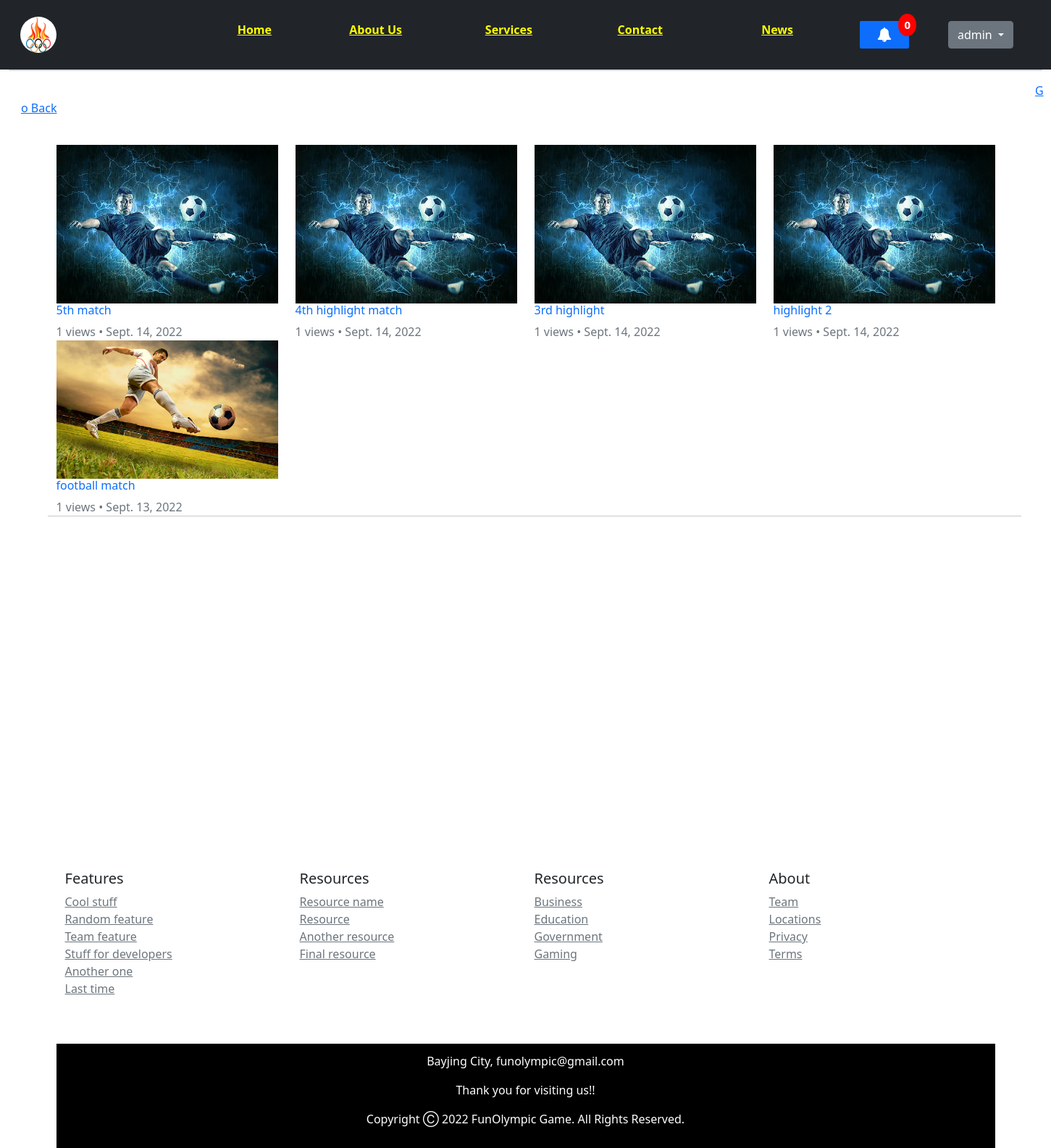
/lvideos/ (signed in), run on the app's committed database.
### olympic/models.py (models this page shows, shortened)
class VideoPost(models.Model):
    user = models.ForeignKey(User, on_delete=models.CASCADE)
    title = models.CharField(max_length=100)
    desc = models.TextField()
    video_file = models.FileField(upload_to='videos/')
    thumbnail = models.ImageField(upload_to='videos/thumbnail/', default='none')
    category = models.CharField(max_length=50, default='none')
    pub_date = models.DateField(auto_now_add=True)
    likes = models.ManyToManyField(User, related_name='likes')
    video_views = models.ManyToManyField(User, related_name='video_views')

### olympic/views.py (the view)
# urls.py: path('lvideos/', views.lvideos, name="lvideos"),
@login_required(login_url='login')
def lvideos(request):
    if not request.user.is_authenticated:
        demo_videos = VideoPost.objects.all().order_by('-id')[:5]
        params = {'videos': demo_videos}
        return render(request, 'welcome.html', params)
    else:
        all_videos = VideoPost.objects.all().order_by('-id')
        params = {'all_videos': all_videos}
        return render(request, 'olympic/lvideos.html', params)

### olympic/custom_context_processors.py (called while the page is built)
def notifications(request):
    allnotifications = BroadcastNotification.objects.all()
    return {'notifications': allnotifications}

### olympic/templates/olympic/lvideos.html
{% extends 'olympic/base.html' %}
{% load static %}
{% block body %}
    <div class="container-fluid">
      <div class="card bg-light text-white">
        <div class="card-img-overlay">
          <a style="margin-left: 1400px" href="{% url 'football' %}">Go Back </a>
        </div>
      </div>
    </div>
    <div class="container">
      <div class="row my-4">
        {% for video in all_videos %}
        <div class="col-3">
          <a href="{% url 'videos1' video.id %}" style="text-decoration: none;">
            <img src="{{ video.thumbnail.url }}" class="w-100">
          </a>
          <a href="{% url 'videos1' video.id %}" style="text-decoration: none;">
            <h6>{{video.title}}</h6>
          </a>
          <span class="text-muted">{{video.video_views.all.count}} views • {{video.pub_date}}</span>
        </div>
        {% endfor %}
      <hr>
    </div>
{% endblock %}

### olympic/templates/olympic/base.html (shortened to what this page needs)
<!doctype html>
<html lang="en">
{% load static %}
<head>
    <link href="https://cdn.jsdelivr.net/npm/bootstrap@5.0.0-beta3/dist/css/bootstrap.min.css" rel="stylesheet"
>
    <link rel="stylesheet" type="text/css" href="/static/css/index.css">
    <link rel="stylesheet"
		href="https://stackpath.bootstrapcdn.com/bootstrap/4.3.1/css/bootstrap.min.css">
		<link rel="stylesheet"
		href="https://stackpath.bootstrapcdn.com/font-awesome/4.7.0/css/font-awesome.min.css">
     <link rel="stylesheet" href="https://cdnjs.cloudflare.com/ajax/libs/animate.css/4.1.1/animate.min.css"/>
     <link href="https://cdn.jsdelivr.net/npm/bootstrap@5.0.0-beta1/dist/css/bootstrap.min.css" rel="stylesheet">
</head>
<body>
    <nav class="navbar navbar-expand-lg navbar-dark bg-dark">
        <div class="container-fluid">
            <a href="#" class="d-block link-dark text-decoration-none" aria-expanded="true">
                        <img src="/static/images/olympicLogo.png" alt="mdo" width="50" height="50"
                            class="rounded-circle">
                    </a>
                    <div class="collapse navbar-collapse" id="navbarNav">
                        <ul class="navbar-nav ml-auto">
                          <li class="nav-item">
                            <a class="nav-linke" href="{% url 'home' %}">Home</a>
                          </li>
                          <li class="nav-item">
                            <a class="nav-linke" href="#about">About Us</a>
                          </li>
                          <li class="nav-item">
                            <a class="nav-linke" href="#services">Services</a>
                          </li>
                          <li class="nav-item">
                            <a class="nav-linke" href="#contact">Contact</a>
                          </li>
                          <li class="nav-item">
                            <a class="nav-linke" href="{% url 'news' %}">News</a>
                          </li>
                          <li class="nav-item dropdown notification-section">
                            <a href="#" class="notification dropdown-toggle" id="navbarDropdown" role="button"
                                data-bs-toggle="dropdown" aria-expanded="true">
                                <span><i class='fa fa-bell'></i></span>
                                <span class="badge" id="notification-badge">0</span>
                            </a>
                        </li>
                           {% if not user.is_authenticated %}
                          <li class="nav-item">
                            <a class="nav-linke" href="{% url 'login' %}">Login</a>
                          </li>
                          <li class="nav-item">
                            <a class="nav-linke" href="{% url 'signup' %}">SignUp</a>
                          </li>
                          {% else %}
                              <div class="btn-group mx-4">
                                <button type="button" class="btn btn-secondary dropdown-toggle" data-bs-toggle="dropdown" data-bs-display="static" aria-expanded="false">
                                  {{request.user}}
                                </button>
                              </div>
                              {% endif %}
                        </ul>
                    </div>
            </div>
    </nav>
    {% block body %} {% endblock %}
    <div id="map">
        </div>
    <footer class="container py-5">
        <div class="row">
            <div class="col-6 col-md">
                <h5>Features</h5>
                <ul class="list-unstyled text-small">
                    <li><a class="link-secondary" href="#">Cool stuff</a></li>
                    <li><a class="link-secondary" href="#">Random feature</a></li>
                    <li><a class="link-secondary" href="#">Team feature</a></li>
                    <li><a class="link-secondary" href="#">Stuff for developers</a></li>
                    <li><a class="link-secondary" href="#">Another one</a></li>
                    <li><a class="link-secondary" href="#">Last time</a></li>
                </ul>
            </div>
            <div class="col-6 col-md">
                <h5>Resources</h5>
                <ul class="list-unstyled text-small">
                    <li><a class="link-secondary" href="#">Resource name</a></li>
                    <li><a class="link-secondary" href="#">Resource</a></li>
                    <li><a class="link-secondary" href="#">Another resource</a></li>
                    <li><a class="link-secondary" href="#">Final resource</a></li>
                </ul>
            </div>
            <div class="col-6 col-md">
                <h5>Resources</h5>
                <ul class="list-unstyled text-small">
                    <li><a class="link-secondary" href="#">Business</a></li>
                    <li><a class="link-secondary" href="#">Education</a></li>
                    <li><a class="link-secondary" href="#">Government</a></li>
                    <li><a class="link-secondary" href="#">Gaming</a></li>
                </ul>
            </div>
            <div class="col-6 col-md">
                <h5>About</h5>
                <ul class="list-unstyled text-small">
                    <li><a class="link-secondary" href="#">Team</a></li>
                    <li><a class="link-secondary" href="#">Locations</a></li>
                    <li><a class="link-secondary" href="#">Privacy</a></li>
                    <li><a class="link-secondary" href="#">Terms</a></li>
                </ul>
            </div>
        </div>
    </footer>
     <section id="footer"  style="background-color: black">
        <div class="container text-center">
            <p> Bayjing City, funolympic@gmail.com </p>
            <p>Thank you for visiting us!!</p>
            <p> Copyright Ⓒ 2022 FunOlympic Game. All Rights Reserved.</p>
        </div>
        </section>
</body>
</html>

### static/css/index.css (style rules this page uses)
.navbar-nav li { padding: 0 10px; }
.navbar-nav li a { float: right; text-align: left; }
.nav-linke { color:yellow; font-weight: 600; font-size: 16px; text-align: center; margin-left: 30px; }
::placeholder { color: #999; }
#footer { background: black; color: white; padding: 12px; }

### data on the page
VideoPost: thumbnail (picture), title "5th match", video_views.all.count "1", pub_date "Sept. 14, 2022"
VideoPost: thumbnail (picture), title "4th highlight match", video_views.all.count "1", pub_date "Sept. 14, 2022"
VideoPost: thumbnail (picture), title "3rd highlight", video_views.all.count "1", pub_date "Sept. 14, 2022"
VideoPost: thumbnail (picture), title "highlight 2", video_views.all.count "1", pub_date "Sept. 14, 2022"
VideoPost: thumbnail (picture), title "football match", video_views.all.count "1", pub_date "Sept. 13, 2022"

### other printed values
{{ request.user }} "admin"
